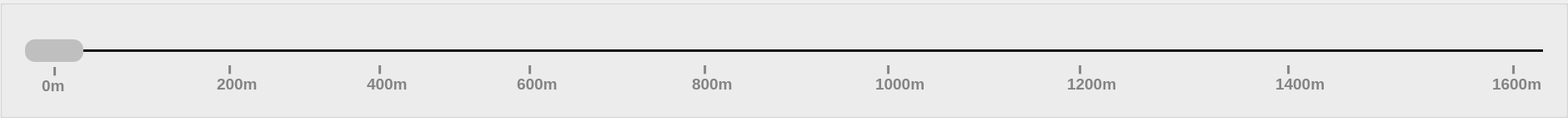
   <widget class="QGroupBox" name="kapsulKonumBox">
    <property name="geometry">
     <rect>
      <x>20</x>
      <y>860</y>
      <width>1881</width>
      <height>141</height>
     </rect>
    </property>
    <property name="styleSheet">
     <string notr="true">/*-----QSlider-----*/
QSlider::groove:horizontal 
{
	background-color: transparent;
	height: 3px;

}


QSlider::sub-page:horizontal 
{
	background-color: #b78620;

}


QSlider::add-page:horizontal 
{
	background-color: #131313;

}


QSlider::handle:horizontal 
{
	background-color: #b78620;
	width: 70px;
	margin-top: -12px;
	margin-bottom: -12px;
	border-radius: 12px;

}


QSlider::handle:horizontal:hover 
{
	background-color: #d89e25;
	border-radius: 6px;

}


QSlider::sub-page:horizontal:disabled 
{
	background-color: #bbb;
	border-color: #999;

}


QSlider::add-page:horizontal:disabled 
{
	background-color: #eee;
	border-color: #999;

}


QSlider::handle:horizontal:disabled 
{
	background-color: #eee;
	border: 1px solid #aaa;
	border-radius: 3px;

}</string>
    </property>
    <property name="title">
     <string/>
    </property>
    <widget class="QSlider" name="kapsulKonum">
     <property name="geometry">
      <rect>
       <x>30</x>
       <y>40</y>
       <width>1821</width>
       <height>41</height>
      </rect>
     </property>
     <property name="styleSheet">
      <string notr="true">/*-----QSlider-----*/
QSlider::groove:horizontal 
{
	background-color: transparent;
	height: 3px;

}


QSlider::sub-page:horizontal 
{
	background-color: #999999;

}


QSlider::add-page:horizontal 
{
	background-color: #131313;

}


QSlider::handle:horizontal 
{
	background-color: #bfbfbf;
	width: 70px;
	margin-top: -12px;
	margin-bottom: -12px;
	border-radius: 12px;

}


QSlider::handle:horizontal:hover 
{
	background-color: #bfbfbf;
	width: 70px;
	margin-top: -12px;
	margin-bottom: -12px;
	border-radius: 12px;

}


QSlider::sub-page:horizontal:disabled 
{
	background-color: #bfbfbf;
	width: 70px;
	margin-top: -12px;
	margin-bottom: -12px;
	border-radius: 12px;

}


QSlider::add-page:horizontal:disabled 
{
	background-color: #bfbfbf;
	width: 70px;
	margin-top: -12px;
	margin-bottom: -12px;
	border-radius: 12px;

}


QSlider::handle:horizontal:disabled 
{
	background-color: #bfbfbf;
	width: 70px;
	margin-top: -12px;
	margin-bottom: -12px;
	border-radius: 12px;

}</string>
     </property>
     <property name="value">
      <number>0</number>
     </property>
     <property name="orientation">
      <enum>Qt::Horizontal</enum>
     </property>
     <property name="tickPosition">
      <enum>QSlider::TicksBothSides</enum>
     </property>
    </widget>
    <widget class="QLabel" name="sensor_verileri_title_8">
     <property name="geometry">
      <rect>
       <x>50</x>
       <y>92</y>
       <width>61</width>
       <height>21</height>
      </rect>
     </property>
     <property name="styleSheet">
      <string notr="true">QLabel
{
	font-family: Arial;
	font-style: normal;
	font-size: 14pt;
	font-weight: bold;
	color: #848484;
}</string>
     </property>
     <property name="text">
      <string>0m</string>
     </property>
    </widget>
    <widget class="QLabel" name="sensor_verileri_title_9">
     <property name="geometry">
      <rect>
       <x>60</x>
       <y>80</y>
       <width>61</width>
       <height>21</height>
      </rect>
     </property>
     <property name="styleSheet">
      <string notr="true">QLabel
{
	font-family: Arial;
	font-style: normal;
	font-size: 14pt;
	font-weight: bold;
	color: #848484;
}</string>
     </property>
     <property name="text">
      <string>╹</string>
     </property>
    </widget>
    <widget class="QLabel" name="sensor_verileri_title_10">
     <property name="geometry">
      <rect>
       <x>270</x>
       <y>78</y>
       <width>61</width>
       <height>21</height>
      </rect>
     </property>
     <property name="styleSheet">
      <string notr="true">QLabel
{
	font-family: Arial;
	font-style: normal;
	font-size: 14pt;
	font-weight: bold;
	color: #848484;
}</string>
     </property>
     <property name="text">
      <string>╹</string>
     </property>
    </widget>
    <widget class="QLabel" name="sensor_verileri_title_11">
     <property name="geometry">
      <rect>
       <x>260</x>
       <y>90</y>
       <width>61</width>
       <height>21</height>
      </rect>
     </property>
     <property name="styleSheet">
      <string notr="true">QLabel
{
	font-family: Arial;
	font-style: normal;
	font-size: 14pt;
	font-weight: bold;
	color: #848484;
}</string>
     </property>
     <property name="text">
      <string>200m</string>
     </property>
    </widget>
    <widget class="QLabel" name="sensor_verileri_title_12">
     <property name="geometry">
      <rect>
       <x>450</x>
       <y>78</y>
       <width>61</width>
       <height>21</height>
      </rect>
     </property>
     <property name="styleSheet">
      <string notr="true">QLabel
{
	font-family: Arial;
	font-style: normal;
	font-size: 14pt;
	font-weight: bold;
	color: #848484;
}</string>
     </property>
     <property name="text">
      <string>╹</string>
     </property>
    </widget>
    <widget class="QLabel" name="sensor_verileri_title_13">
     <property name="geometry">
      <rect>
       <x>440</x>
       <y>90</y>
       <width>61</width>
       <height>21</height>
      </rect>
     </property>
     <property name="styleSheet">
      <string notr="true">QLabel
{
	font-family: Arial;
	font-style: normal;
	font-size: 14pt;
	font-weight: bold;
	color: #848484;
}</string>
     </property>
     <property name="text">
      <string>400m</string>
     </property>
    </widget>
    <widget class="QLabel" name="sensor_verileri_title_14">
     <property name="geometry">
      <rect>
       <x>630</x>
       <y>78</y>
       <width>61</width>
       <height>21</height>
      </rect>
     </property>
     <property name="styleSheet">
      <string notr="true">QLabel
{
	font-family: Arial;
	font-style: normal;
	font-size: 14pt;
	font-weight: bold;
	color: #848484;
}</string>
     </property>
     <property name="text">
      <string>╹</string>
     </property>
    </widget>
    <widget class="QLabel" name="sensor_verileri_title_15">
     <property name="geometry">
      <rect>
       <x>620</x>
       <y>90</y>
       <width>61</width>
       <height>21</height>
      </rect>
     </property>
     <property name="styleSheet">
      <string notr="true">QLabel
{
	font-family: Arial;
	font-style: normal;
	font-size: 14pt;
	font-weight: bold;
	color: #848484;
}</string>
     </property>
     <property name="text">
      <string>600m</string>
     </property>
    </widget>
    <widget class="QLabel" name="sensor_verileri_title_16">
     <property name="geometry">
      <rect>
       <x>840</x>
       <y>78</y>
       <width>61</width>
       <height>21</height>
      </rect>
     </property>
     <property name="styleSheet">
      <string notr="true">QLabel
{
	font-family: Arial;
	font-style: normal;
	font-size: 14pt;
	font-weight: bold;
	color: #848484;
}</string>
     </property>
     <property name="text">
      <string>╹</string>
     </property>
    </widget>
    <widget class="QLabel" name="sensor_verileri_title_17">
     <property name="geometry">
      <rect>
       <x>830</x>
       <y>90</y>
       <width>61</width>
       <height>21</height>
      </rect>
     </property>
     <property name="styleSheet">
      <string notr="true">QLabel
{
	font-family: Arial;
	font-style: normal;
	font-size: 14pt;
	font-weight: bold;
	color: #848484;
}</string>
     </property>
     <property name="text">
      <string>800m</string>
     </property>
    </widget>
    <widget class="QLabel" name="sensor_verileri_title_18">
     <property name="geometry">
      <rect>
       <x>1060</x>
       <y>78</y>
       <width>61</width>
       <height>21</height>
      </rect>
     </property>
     <property name="styleSheet">
      <string notr="true">QLabel
{
	font-family: Arial;
	font-style: normal;
	font-size: 14pt;
	font-weight: bold;
	color: #848484;
}</string>
     </property>
     <property name="text">
      <string>╹</string>
     </property>
    </widget>
    <widget class="QLabel" name="sensor_verileri_title_19">
     <property name="geometry">
      <rect>
       <x>1050</x>
       <y>90</y>
       <width>61</width>
       <height>21</height>
      </rect>
     </property>
     <property name="styleSheet">
      <string notr="true">QLabel
{
	font-family: Arial;
	font-style: normal;
	font-size: 14pt;
	font-weight: bold;
	color: #848484;
}</string>
     </property>
     <property name="text">
      <string>1000m</string>
     </property>
    </widget>
    <widget class="QLabel" name="sensor_verileri_title_20">
     <property name="geometry">
      <rect>
       <x>1290</x>
       <y>78</y>
       <width>61</width>
       <height>21</height>
      </rect>
     </property>
     <property name="styleSheet">
      <string notr="true">QLabel
{
	font-family: Arial;
	font-style: normal;
	font-size: 14pt;
	font-weight: bold;
	color: #848484;
}</string>
     </property>
     <property name="text">
      <string>╹</string>
     </property>
    </widget>
    <widget class="QLabel" name="sensor_verileri_title_21">
     <property name="geometry">
      <rect>
       <x>1280</x>
       <y>90</y>
       <width>61</width>
       <height>21</height>
      </rect>
     </property>
     <property name="styleSheet">
      <string notr="true">QLabel
{
	font-family: Arial;
	font-style: normal;
	font-size: 14pt;
	font-weight: bold;
	color: #848484;
}</string>
     </property>
     <property name="text">
      <string>1200m</string>
     </property>
    </widget>
    <widget class="QLabel" name="sensor_verileri_title_22">
     <property name="geometry">
      <rect>
       <x>1540</x>
       <y>78</y>
       <width>61</width>
       <height>21</height>
      </rect>
     </property>
     <property name="styleSheet">
      <string notr="true">QLabel
{
	font-family: Arial;
	font-style: normal;
	font-size: 14pt;
	font-weight: bold;
	color: #848484;
}</string>
     </property>
     <property name="text">
      <string>╹</string>
     </property>
    </widget>
    <widget class="QLabel" name="sensor_verileri_title_23">
     <property name="geometry">
      <rect>
       <x>1530</x>
       <y>90</y>
       <width>61</width>
       <height>21</height>
      </rect>
     </property>
     <property name="styleSheet">
      <string notr="true">QLabel
{
	font-family: Arial;
	font-style: normal;
	font-size: 14pt;
	font-weight: bold;
	color: #848484;
}</string>
     </property>
     <property name="text">
      <string>1400m</string>
     </property>
    </widget>
    <widget class="QLabel" name="sensor_verileri_title_24">
     <property name="geometry">
      <rect>
       <x>1810</x>
       <y>78</y>
       <width>61</width>
       <height>21</height>
      </rect>
     </property>
     <property name="styleSheet">
      <string notr="true">QLabel
{
	font-family: Arial;
	font-style: normal;
	font-size: 14pt;
	font-weight: bold;
	color: #848484;
}</string>
     </property>
     <property name="text">
      <string>╹</string>
     </property>
    </widget>
    <widget class="QLabel" name="sensor_verileri_title_25">
     <property name="geometry">
      <rect>
       <x>1790</x>
       <y>90</y>
       <width>61</width>
       <height>21</height>
      </rect>
     </property>
     <property name="styleSheet">
      <string notr="true">QLabel
{
	font-family: Arial;
	font-style: normal;
	font-size: 14pt;
	font-weight: bold;
	color: #848484;
}</string>
     </property>
     <property name="text">
      <string>1600m</string>
     </property>
    </widget>
   </widget>
